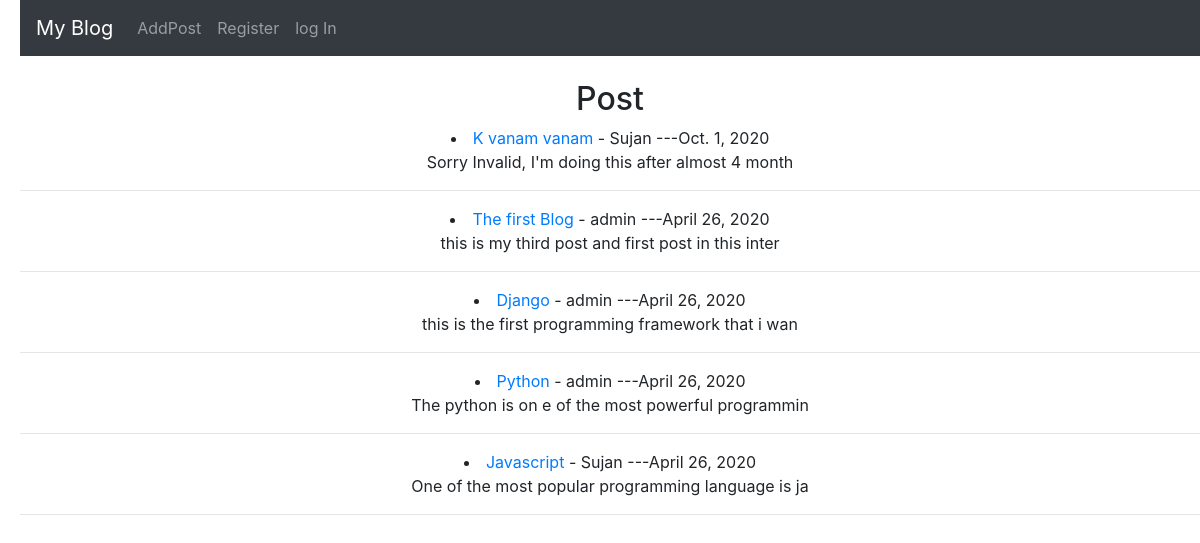
The page / on the database its author committed.
### theblog/models.py (models this page shows, shortened)
class Post (models.Model):
    title = models.CharField(max_length=200)
    title_tag = models.CharField(max_length=200)
    author =models.ForeignKey(User,on_delete=models.CASCADE)
    body =models.TextField()
    post_date =models.DateField(auto_now_add=True)

### theblog/views.py (the view)
# urls.py: path('',HomeView.as_view(),name='home'),
class HomeView(ListView):
    model = Post
    template_name = 'theblog/home.html'
    ordering = ['-post_date']

### theblog/templates/theblog/home.html (shortened to what this page needs)
{% extends 'theblog/base.html' %}
{% block content %}
<h2> Post</h2>
{% for post in object_list %}
    <li><a href="{% url 'article-detail' post.pk %}"> {{ post.title}} </a> - {{ post.author.username }} ---{{ post.post_date }}
          <br> {{ post.body|slice:"50" }} </li>
          <hr>
{% endfor %}
{% endblock content %}

### theblog/templates/theblog/base.html (shortened to what this page needs)
<!doctype html>
<html lang="en">
  <head>
    <link rel="stylesheet" href="https://stackpath.bootstrapcdn.com/bootstrap/4.4.1/css/bootstrap.min.css">
  </head>
  <body>
    <nav class="navbar navbar-expand-lg navbar-dark bg-dark">
        <a class="navbar-brand" href="{% url 'home' %}">My Blog</a>
        <div class="collapse navbar-collapse" id="navbarSupportedContent">
          <ul class="navbar-nav mr-auto">
            <li class="nav-item">
              <a class="nav-link" href="{% url 'add_post'%}">AddPost</a>
            </li>
            {% if user.is_authenticated %}
            <li class="nav-item">
              <a class="nav-link" href="{% url 'logout'%}">Log Out</a>
            </li>
            {% else %}
            <li class="nav-item">
              <a class="nav-link" href="{% url 'register'%}">Register</a>
            </li>
            <li class="nav-item">
              <a class="nav-link" href="{% url 'login'%}">log In</a>
            </li>
            {% endif %}
          </ul>
        </div>
      </nav>
      <br>
      <div class="content">
        {% block content %}
        {% endblock content %}
      </div>
  </body>
</html>

### theblog/templates/theblog/base.html (style rules this page uses)
body { margin-left: 20px; }
.content { text-align: center; }

### rows shown on the page
Post: title "K vanam vanam", author.username "Sujan", post_date "Oct. 1, 2020", body "Sorry Invalid, I'm doing this after almost 4 month"
Post: title "The first Blog", author.username "admin", post_date "April 26, 2020", body "this is my third post and first post in this inter"
Post: title "Django", author.username "admin", post_date "April 26, 2020", body "this is the first programming framework that i wan"
Post: title "Python", author.username "admin", post_date "April 26, 2020", body "The python is on e of the most powerful programmin"
Post: title "Javascript", author.username "Sujan", post_date "April 26, 2020", body "One of the most popular programming language is ja"
